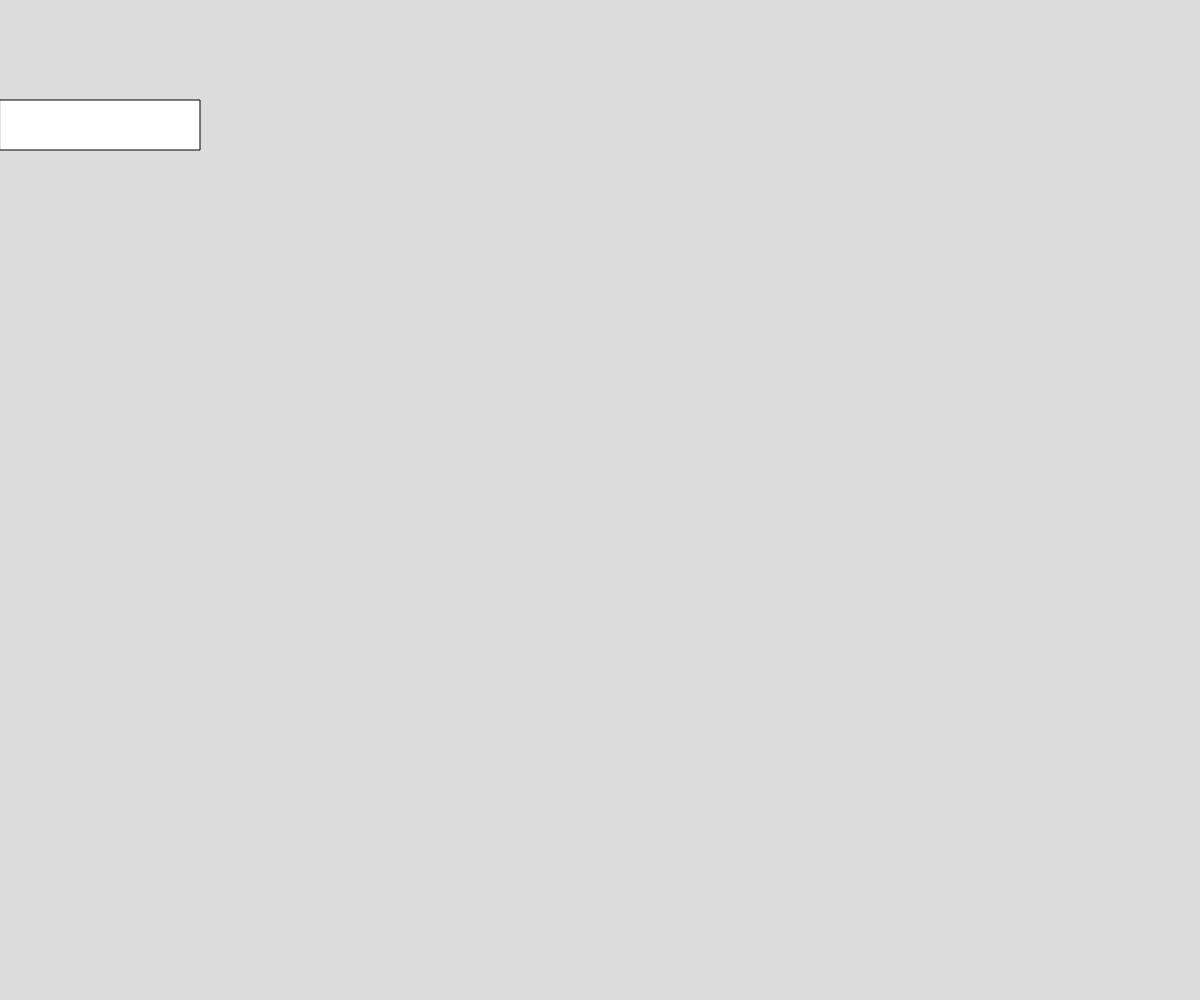
Frame 1 (no input)
Frame 60 (no input): identical to frame 1, image omitted
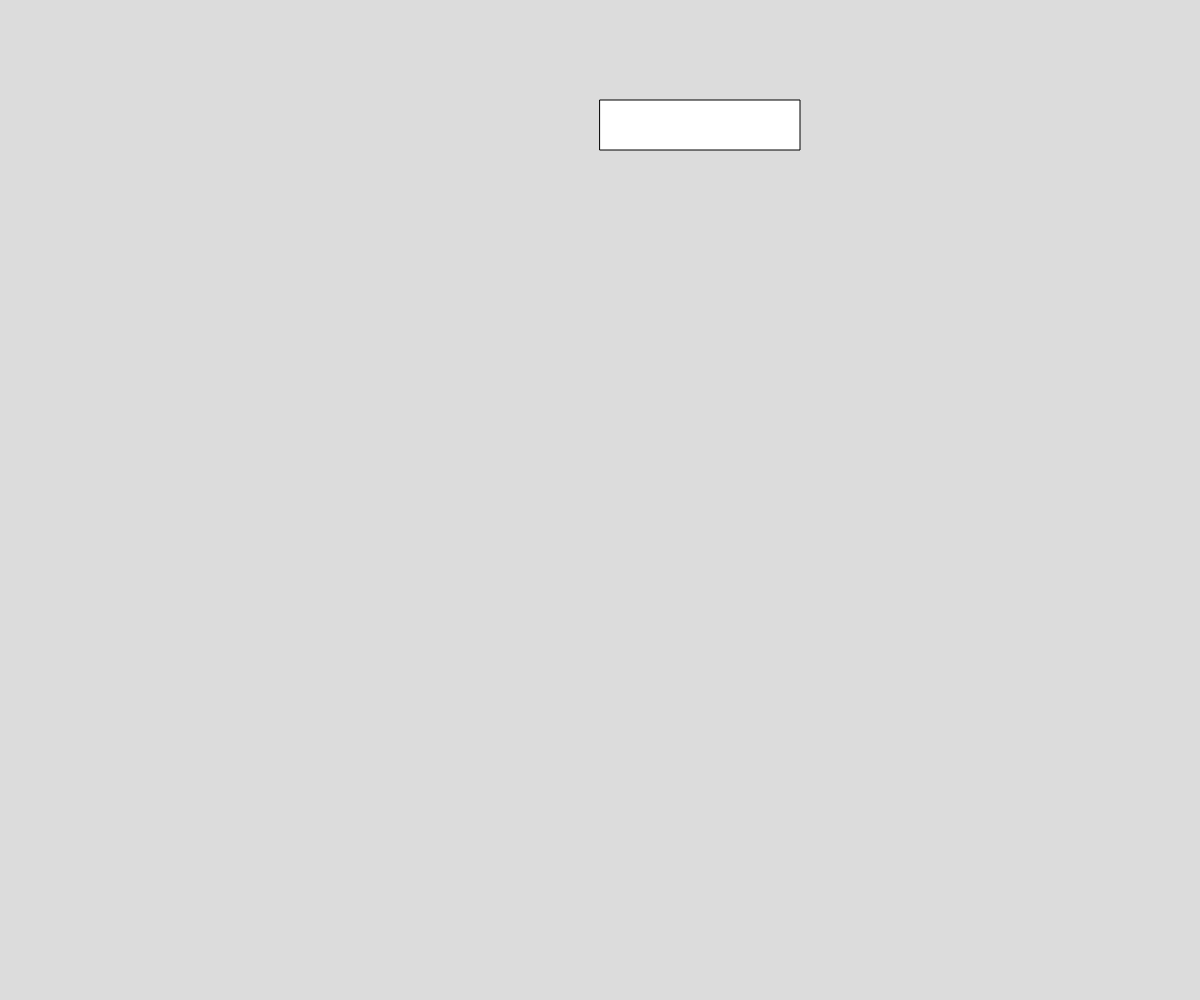
Frame 120 (the mouse pressed at the canvas centre since frame 60)

The p5.js sketch that drew these frames (run headless with seeded random() and noise() and a simulated clock; from frame 60 on, the mouse is pressed at the canvas centre):

// p5.js sketch
// ── sketch.js
// first day of vs code

function setup() {
  createCanvas(windowWidth, windowHeight);
}

function draw() {
  background(220);
  rect(mouseX, 100, 200, 50);
}
